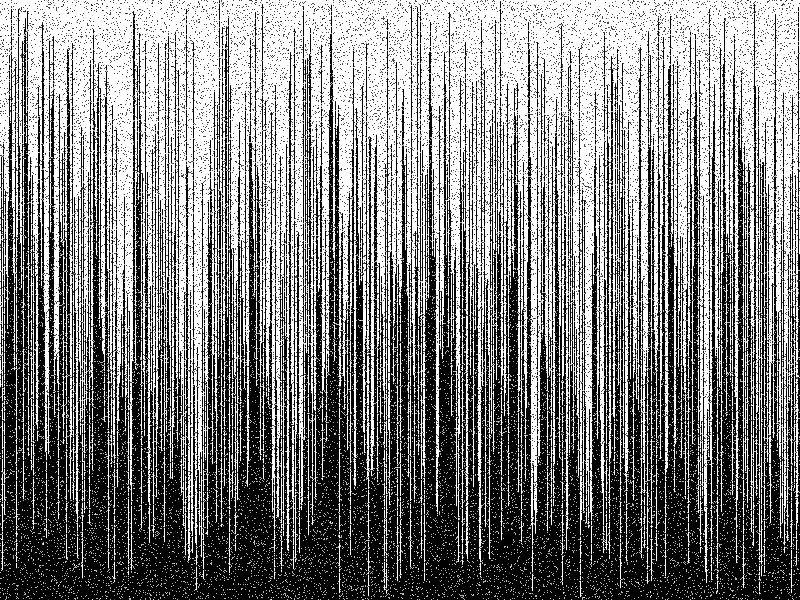
Frame 1 (no input)
Frame 60 (the mouse pressed at the canvas centre just before this capture): identical to frame 1, image omitted
Frame 120 (the mouse held since frame 60 and released just before this capture): identical to frame 1, image omitted

The Processing sketch that drew this single still picture (run headless with seeded random() and noise(); from frame 60 on, the mouse is pressed at the canvas centre):

// Processing sketch: random_exp_1
// ── random_exp_1.pde

float heights[];

void setup() {
  size(800, 600);
  background(#FFFFFF);
  heights = new float[(int) width];
  
  setupHeights();
  drawHeights();
  randomDots(100000);
}

void draw() {
}

void setupHeights() {
  for(int i = 0; i < heights.length; ++i) {
    heights[i] = random(height);
  }
}

void drawHeights() {
  for(int i = 0; i < heights.length; ++i) {
    line(i, height, i, heights[i]);
  }
}

void randomDots(int numberOfDots) {
  for(int i = 0; i < numberOfDots; ++i) {
    if(i % 2 == 0) {
      stroke(#000000);
    } else {
      stroke(#FFFFFF);
    }
    point(random(width), random(height));
    stroke(#000000);
  }
}
